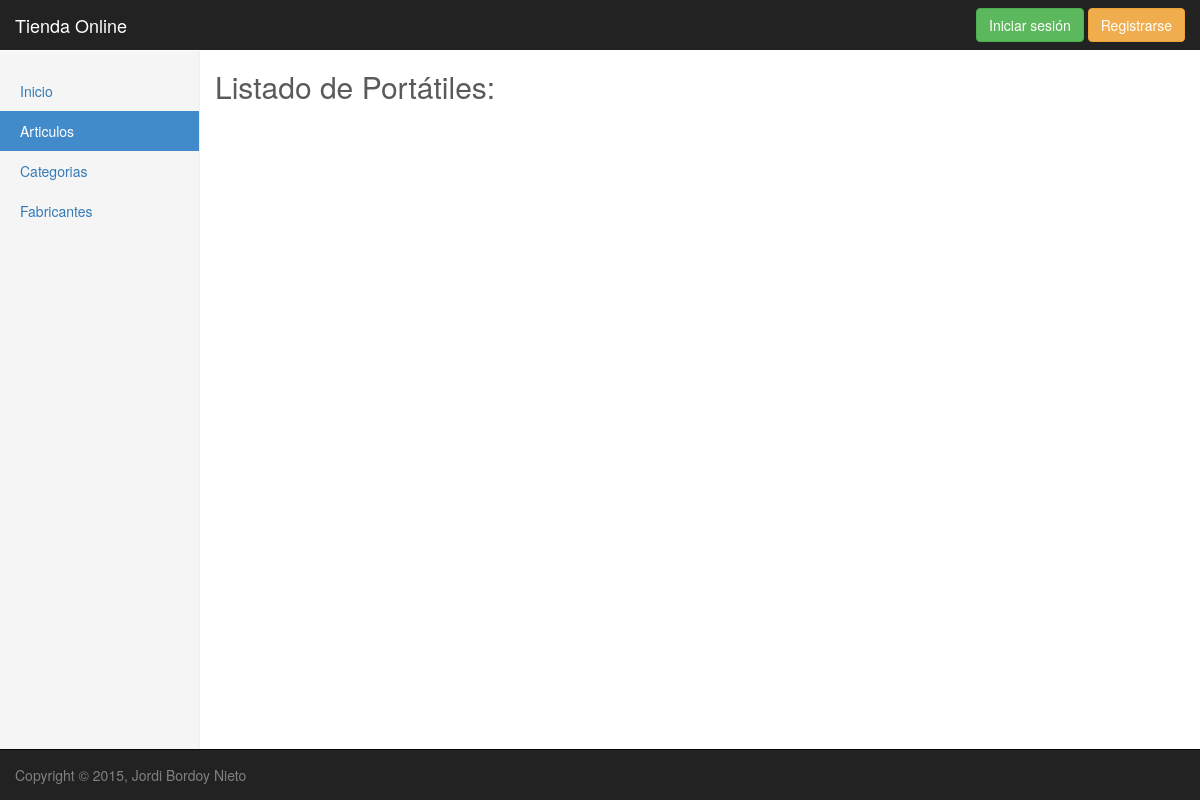
Page /articulos/articuloCategoria/4/ on the earlier database version.
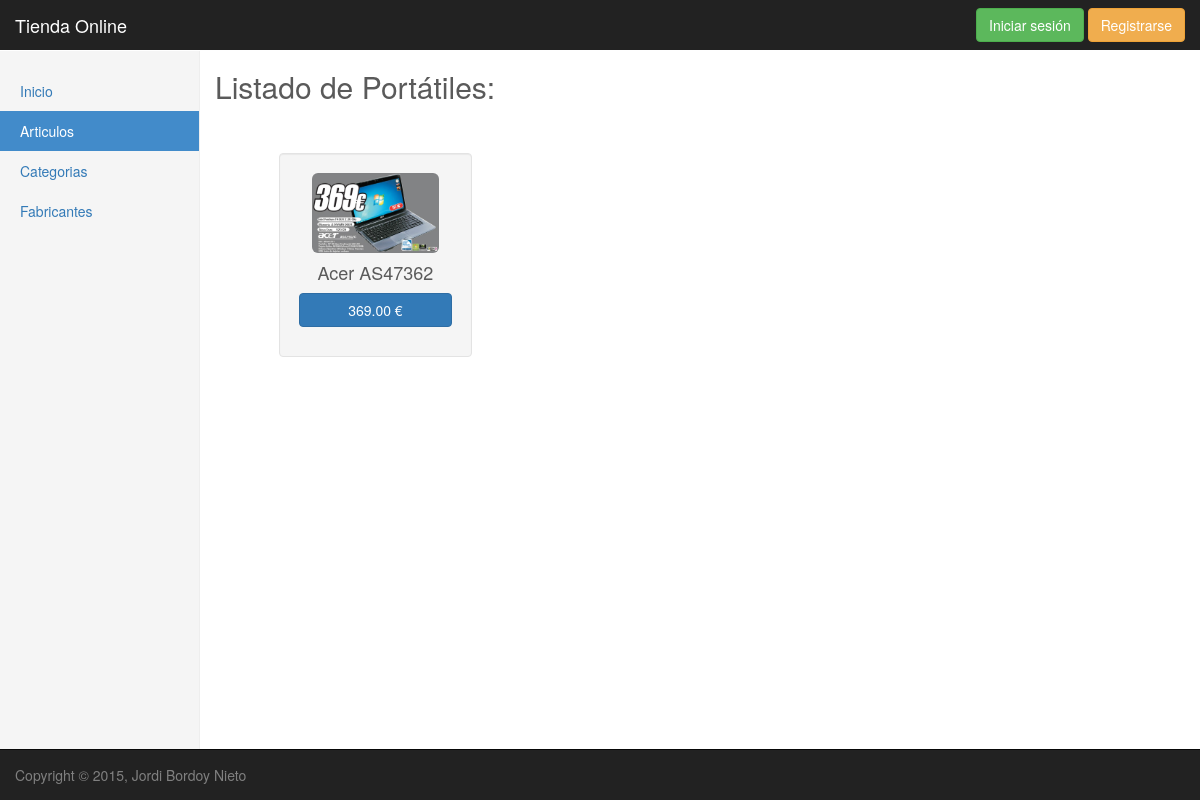
Same page on the later database version.
### articulos/models.py (models this page shows, shortened)
class Articulo(models.Model):
	nombre = models.CharField(max_length=30, unique = True, null = False, default='')
	descripcion = models.TextField(blank = True, null = True)
	imagen = models.ImageField(upload_to='articulos', verbose_name='Imagen', default = '')
	precio = models.DecimalField(default=0, max_digits=6, decimal_places=2)
	descuento = models.IntegerField(default=0)
	stock = models.IntegerField(default=0)
	categoria = models.ForeignKey(Categoria, related_name='art_cat', default = '')
	fabricante = models.ForeignKey(Fabricante, related_name='art_fab', default = '')

### articulos/views.py (the view)
# urls.py: url(r'^articuloCategoria/(?P<categoria_id>\d+)/$', views.articuloCategoria, name='articuloCategoria'),
def articuloCategoria(request, categoria_id):
	categoria = Categoria.objects.get(pk=categoria_id)
	articulos = Articulo.objects.filter(categoria=categoria)
	articulos=articulos.order_by("nombre")
	context = {'categoria' : categoria, 'articulos' : articulos}
	return render(request, 'articulos/articuloCategoria.html', context)

### articulos/models.py (called while the page is built)
	def __unicode__(self):
		return self.nombre

### articulos/templates/articulos/articuloCategoria.html (shortened to what this page needs)
<!DOCTYPE html>
{% extends "base.html" %}
{% load static %}
{% load staticfiles %}
{% block focoNavLeft %}
<li><a href="/">Inicio</a></li>
<li class="active"><a href="/articulos/listaArticulos/">Articulos<span class="sr-only">(current)</span></a></li>
<li><a href="/articulos/listaCategorias/">Categorias</a></li>
<li><a href="/articulos/listaFabricantes/">Fabricantes</a></li>
{% endblock %}
{% block content %}
<div class="col-md-8 col-md-offset-2">
	<h2>Listado de {{categoria}}:</h2>
	<br>
	<br>
	<div class="list-group">
	    {% for articulo in articulos %}
		<div class="col-md-3 col-md-push-1 well">
		        <img style="height:80px;" src='{{MEDIA_URL}}{{articulo.imagen}}' alt="" class="img-rounded center-block img-responsive"/>
		    <div class="caption">
		        <h4 style="text-align:center;">{{articulo.nombre}}</h4>
		        <p>
		            <a href="/articulos/detalleArticulo/{{articulo.id}}" class="btn btn-primary center-block" role="button" onmouseout="this.innerHTML='{{articulo.precio}}'" € onmouseover="this.innerHTML='Ver'">{{articulo.precio}} €</a>
		        </p>
		    </div>
		</div>
		{% endfor %}
	</div>
</div>
{% endblock %}

Differences in the rows shown:
added Articulo: imagen (picture), nombre "Acer AS47362", precio "369.00"
